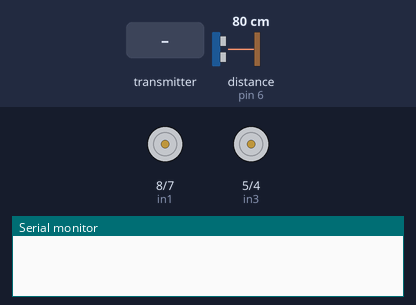
Simulated run of this sketch. Board: Arduino Uno, built with avr-gcc and run on an emulated ATmega328P. On the bench: motor-driver pin pairs drawn as motors (green arrow = first pin HIGH = forward, orange = second pin HIGH = backward, longer = more drive, scaled by the enable pin), the last lines printed to the serial monitor. Inputs (shaded band) come from the test bench; at power-on: distance to the obstacle (sensor on pin 6) 80 cm. The echo pulse lasts 58.3 µs per cm; no radio packets arrive unless stated.

Above: at 1.2 s.
1.3 s: distance to the obstacle (sensor on pin 6) set to 15 cm
2.8 s: distance to the obstacle (sensor on pin 6) set to 12 cm
At 4.1 s:
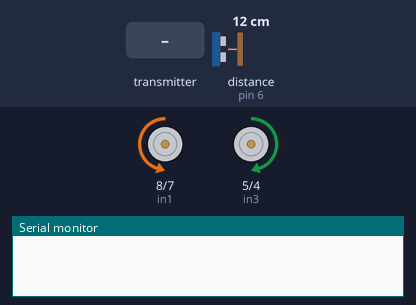
5.8 s: the transmitter starts sending motorcontrols.0 = 0
At 6.2 s:
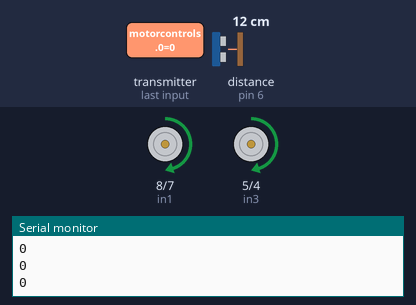
8.8 s: the transmitter starts sending motorcontrols.2 = 64
11.8 s: the transmitter starts sending motorcontrols.0 = 255
14.8 s: the transmitter starts sending motorcontrols.2 = 0
Timing chart, 0 to 18.8 s (numbered marks = the images above; inputs shaded):
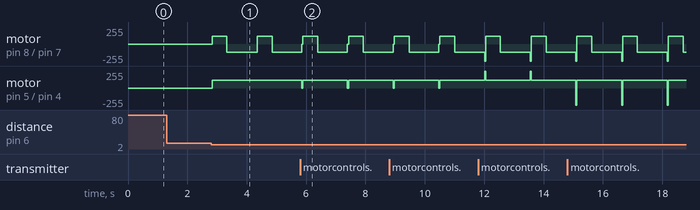

Measured:
- the behaviour switches between 14 and 13 cm on distance to the obstacle (sensor on pin 6) (found by bisection; images 0 and 1)
- after the input at 1.3 s, every drawn part: stays the same
- after the input at 2.8 s, motor on pin 8 (in1) / pin 7 (in2): alternates forward 120/255 for 0.50 s and backward 120/255 for 1.0 s, starting at once; motor on pin 5 (in3) / pin 4 (in4): stopped → forward 120/255 at once
- after the input at 5.8 s, motor on pin 5 (in3) / pin 4 (in4): alternates forward 120/255 for 1.5 s and stopped for 0.04 s, starting after 0.06 s

The sketch:

Receiver.ino
```cpp
//Include Libraries
#include <nRF24L01.h>
#include <RF24.h>
#include "Motor.h"
#include "NewPing.h"

//create an RF24 object
RF24 radio(A0, 2);  // CE = A0, CSN = 2

// Motor A connections
int enA = 9;
int in1 = 8;
int in2 = 7;

// Motor B connections
int enB = 3;
int in3 = 5;
int in4 = 4;

//Motor settings
uint8_t motorcontrols[4] = {};

//Ultrasonic pins
#define TRIGGER_PIN 6
#define ECHO_PIN 6

//Ultrasonic distance to activate crash prevention
#define crash_distance 14

NewPing sonar(TRIGGER_PIN, ECHO_PIN, 400);
float duration, distance;

//address through which two modules communicate.
const byte address[6] = "00001";

void radio_init(void) {
  radio.begin();
  radio.setChannel(106);
  radio.setPALevel(RF24_PA_MIN);
  //set the address
  radio.openReadingPipe(0, address);

  //Set module as receiver
  radio.startListening();
}

void set_pinmode(void) {
  pinMode(enA, OUTPUT);
  pinMode(enB, OUTPUT);
  pinMode(in1, OUTPUT);
  pinMode(in2, OUTPUT);
  pinMode(in3, OUTPUT);
  pinMode(in4, OUTPUT);
  pinMode(A0, OUTPUT);
}

void motorA_set_speed(uint8_t motor_speed) {
  analogWrite(enA, motor_speed);
 }

void motorB_set_speed(uint8_t motor_speed) {
  analogWrite(enB, motor_speed);
}

void crash_prevention(void) {
    motorA_set_speed(120);
    motorB_set_speed(120);
    digitalWrite(in1, HIGH);
    digitalWrite(in2, LOW);
    digitalWrite(in3, HIGH);
    digitalWrite(in4, LOW);

    delay(500);
    digitalWrite(in1, LOW);
    digitalWrite(in2, HIGH);
    digitalWrite(in3, HIGH);
    digitalWrite(in4, LOW);
    delay(1000);
}

void setup()
{
  // Set all the motor control pins to outputs
  set_pinmode();

  // Turn off motors - Initial state
  digitalWrite(in1, LOW);
  digitalWrite(in2, LOW);
  digitalWrite(in3, LOW);
  digitalWrite(in4, LOW);


  //Initialize Serial
  Serial.begin(115200);

  //Initialize radio
  radio_init();
}

void loop()
{
  distance = sonar.ping_cm();
  delay(20);
  if (distance < crash_distance) {
    crash_prevention();
  }
  //Read the data if available in buffer
  if (radio.available())
  {
    radio.read(&motorcontrols, sizeof(motorcontrols));

    Serial.println(motorcontrols[0]);
    Serial.println(motorcontrols[1]);
    Serial.println(motorcontrols[2]);
    Serial.println(motorcontrols[3]);

    Serial.print("\n");
    motorA_set_speed(motorcontrols[0]);
    motorB_set_speed(motorcontrols[0]);


    // Right
    if (motorcontrols[3] == 0 and motorcontrols[1] > 100) {
      // Right + Forward
      if (motorcontrols[2] == 0 and motorcontrols[0] > 50) {
        digitalWrite(in1, LOW);
        digitalWrite(in2, HIGH);
        digitalWrite(in3, LOW);
        digitalWrite(in4, LOW);
      }
      //Right + Backwards
      else if (motorcontrols[2] == 1 and motorcontrols[0] > 50) {
        digitalWrite(in1, HIGH);
        digitalWrite(in2, LOW);
        digitalWrite(in3, LOW);
        digitalWrite(in4, LOW);
     }
     //Turning only to the right
     else {
          digitalWrite(in1, LOW);
          digitalWrite(in2, HIGH);
          digitalWrite(in3, HIGH);
          digitalWrite(in4, LOW);
          motorA_set_speed(120);
          motorB_set_speed(120);
      }
    }

    // Left
    else if (motorcontrols[3] == 1 and motorcontrols[1] > 100) {
      //Left + Forward
      if (motorcontrols[2] == 0 and motorcontrols[0] > 50) {
        digitalWrite(in1, LOW);
        digitalWrite(in2, LOW);
        digitalWrite(in3, LOW);
        digitalWrite(in4, HIGH);
      }
       //Left + Backwards
      else if (motorcontrols[2] == 1 and motorcontrols[0] > 50) {
          digitalWrite(in1, LOW);
          digitalWrite(in2, LOW);
          digitalWrite(in3, HIGH);
          digitalWrite(in4, LOW);
      }
      // Turning only to the left
      else {
          digitalWrite(in1, HIGH);
          digitalWrite(in2, LOW);
          digitalWrite(in3, LOW);
          digitalWrite(in4, HIGH);
          motorA_set_speed(120);
          motorB_set_speed(120);
      }
    }

    else {

      //Forward
      if (motorcontrols[2] == 0) {
          digitalWrite(in1, LOW);
          digitalWrite(in2, HIGH);
          digitalWrite(in3, LOW);
          digitalWrite(in4, HIGH);
      }
      // Backwards
      else if (motorcontrols[2] == 1) {
          digitalWrite(in1, HIGH);
          digitalWrite(in2, LOW);
          digitalWrite(in3, HIGH);
          digitalWrite(in4, LOW);
      }
    }


    delay(16.67); //60hz
  }
}
```

Motor.cpp
```cpp
/*
    Sveinn Oli, G.
    Motor library used to control motors
*/
#include "Arduino.h"
#include "Motor.h"

Motor::Motor(uint8_t *motorcontrols)
{
    _x = motorcontrols[1];
    _y = motorcontrols[0];


}
```

Motor.h
```cpp
/*
    Sveinn Oli, G.
    Motor library used to control motors
*/

#ifndef Motor_h
#define Motor_h

#include "Arduino.h"

class Motor
{
    public:
        Motor(uint8_t *motorcontrols);
    private:
        uint8_t *motorcontrols;
        int _x;
        int _y;
};

#endif
```
